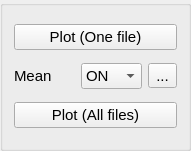
        <widget class="QGroupBox" name="group_box_14">
         <property name="geometry">
          <rect>
           <x>530</x>
           <y>0</y>
           <width>191</width>
           <height>151</height>
          </rect>
         </property>
         <property name="font">
          <font>
           <pointsize>11</pointsize>
          </font>
         </property>
         <property name="title">
          <string/>
         </property>
         <layout class="QGridLayout" name="gridLayout_5">
          <item row="1" column="0">
           <widget class="QLabel" name="avg_label_3">
            <property name="text">
             <string>Mean</string>
            </property>
           </widget>
          </item>
          <item row="3" column="0" colspan="3">
           <widget class="QPushButton" name="bt_plot_residual_field_all">
            <property name="text">
             <string>Plot (All files)</string>
            </property>
           </widget>
          </item>
          <item row="1" column="1">
           <widget class="QComboBox" name="cb_avg_3">
            <property name="currentIndex">
             <number>0</number>
            </property>
            <item>
             <property name="text">
              <string>ON</string>
             </property>
            </item>
            <item>
             <property name="text">
              <string>OFF</string>
             </property>
            </item>
           </widget>
          </item>
          <item row="1" column="2">
           <widget class="QToolButton" name="bt_table_5">
            <property name="text">
             <string>...</string>
            </property>
            <property name="icon">
             <iconset resource="resources.qrc">
              <normaloff>:/images/images/table.png</normaloff>:/images/images/table.png</iconset>
            </property>
            <property name="iconSize">
             <size>
              <width>40</width>
              <height>20</height>
             </size>
            </property>
           </widget>
          </item>
          <item row="0" column="0" colspan="3">
           <widget class="QPushButton" name="bt_plot_residual_field">
            <property name="text">
             <string>Plot (One file)</string>
            </property>
           </widget>
          </item>
         </layout>
        </widget>
